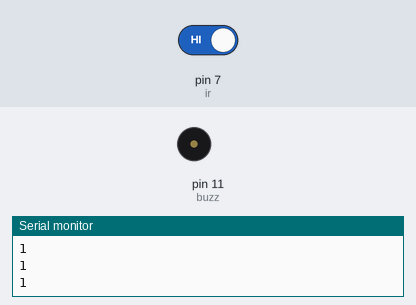
Simulated run of this sketch. Board: Arduino Uno, built with avr-gcc and run on an emulated ATmega328P. On the bench: buzzer (waves = sounding, pin HIGH), the last lines printed to the serial monitor. The test bench sets the inputs (shaded band); at power-on: pin 7 (ir) HIGH.

Above: at 3.0 s.
3.1 s: pin 7 (ir) driven LOW
At 4.1 s:
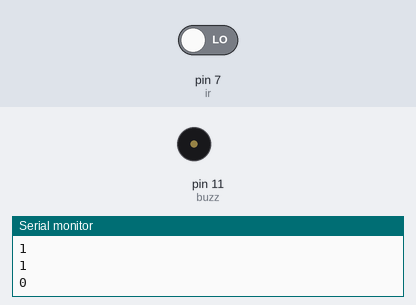
4.7 s: pin 7 (ir) driven HIGH
At 7.1 s:
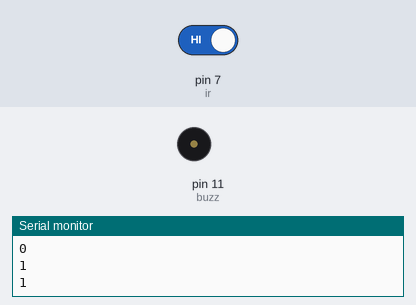
Timing chart, 0 to 14.9 s (numbered marks = the images above; inputs shaded):
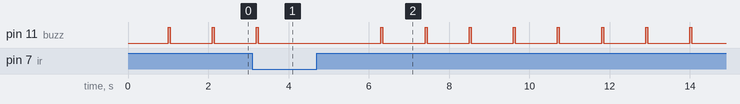

The sketch:

door-alarm.ino
```cpp
int ir = 7;
int buzz = 11;
int x;

void setup()
{
    Serial.begin(9600);
    pinMode(ir, INPUT);
    pinMode(buzz, OUTPUT);
}

void loop()
{
    x = digitalRead(ir);
    Serial.println(x);
    delay(1000);
    if (x == 0)
    {
        digitalWrite(buzz, LOW);
    }
    else
    {
        digitalWrite(buzz, HIGH);
        delay(50);
        digitalWrite(buzz, LOW);
        delay(50);
    }
}
```

Measured:
- after the input at 3.1 s, pin 11 (buzz): goes on until 3.3 s, then stays LOW
- after the input at 4.7 s, pin 11 (buzz): alternates HIGH for 0.05 s and LOW for 1.1 s, starting after 1.6 s
- by itself, pin 11 (buzz): alternates HIGH for 0.05 s and LOW for 1.1 s
